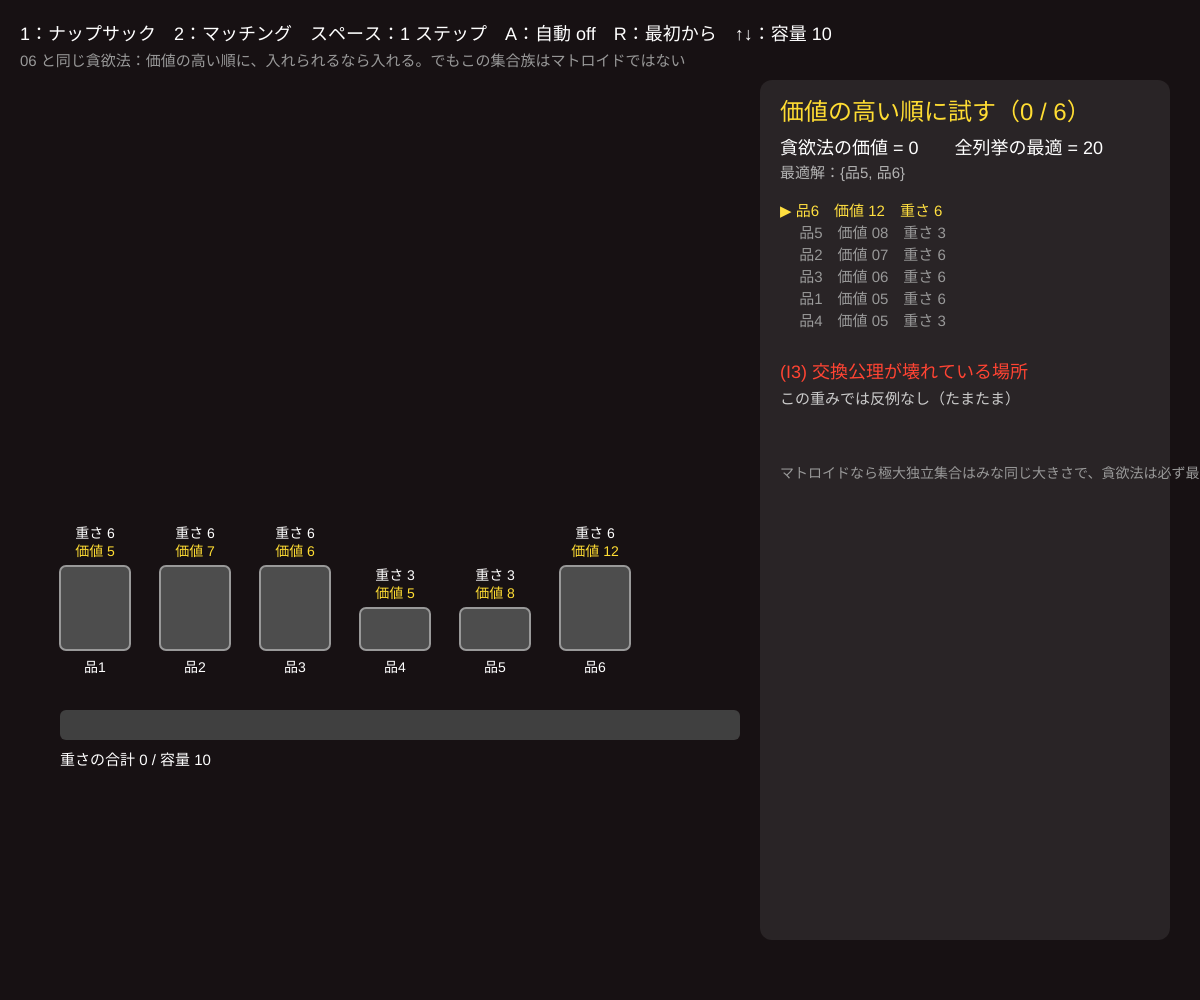
Frame 1 (no input)
Frame 60 (no input): identical to frame 1, image omitted
Frame 120 (the mouse pressed at the canvas centre since frame 60): identical to frame 1, image omitted

The p5.js sketch that drew this single still picture (run headless with seeded random() and noise() and a simulated clock; from frame 60 on, the mouse is pressed at the canvas centre):

// p5.js sketch
// ── sketch.js
// ============================================
// 07 貪欲法が失敗する構造
// 06 と同じ貪欲法（価値の高い順に、入れられるなら入れる）を「マトロイドでない集合族」に使うと最適解を逃す
//   1：ナップサック（重さの合計 ≤ 容量 なら独立）　2：マッチング（辺が頂点を共有しなければ独立）
//   どちらも (I1)(I2) は満たすが (I3) 交換公理が壊れている。その「壊れている場所」を右下に表示
// 1・2 = 問題を切替 / スペース = 1 ステップ / A = 自動 / R = 最初から（重みをランダムに） / ↑↓ = 容量（1 のとき）
// ============================================

let kind = 1;                        // 1 = ナップサック, 2 = マッチング
let elems = [];                      // {name, w, v, ...}
let capacity = 10;                   // ★ ナップサックの容量
let order = [], stepI = 0, status = [], auto = false, timer = 0;
let bestVal = 0, bestSet = [];
let violation = null;                // {A, B} 交換公理の反例
let nodes = [], mEdges = [];         // マッチング用のグラフ

function setup() {
  createCanvas(windowWidth, windowHeight);
  colorMode(HSB, 360, 100, 100, 100);
  textFont('sans-serif');
  build();
}

function build() {
  elems = [];
  if (kind === 1) {
    // ★ 品物：重さ w、価値 v
    for (let i = 0; i < 6; i++) elems.push({ name: '品' + (i + 1), w: floor(random(2, 8)), v: floor(random(3, 15)) });
  } else {
    // ★ 6 頂点の輪＋対角線のグラフ。辺が要素、価値はランダム
    nodes = [];
    let cx = width * 0.3, cy = height * 0.55, r = min(width, height) * 0.24;
    for (let i = 0; i < 6; i++) nodes.push({ x: cx + r * cos(TWO_PI * i / 6 - HALF_PI), y: cy + r * sin(TWO_PI * i / 6 - HALF_PI) });
    mEdges = [[0, 1], [1, 2], [2, 3], [3, 4], [4, 5], [5, 0], [0, 3], [1, 4]];
    mEdges.forEach(([a, b], i) => elems.push({ name: 'e' + (i + 1), a, b, w: 1, v: floor(random(3, 15)) }));
  }
  reset();
}

// ★ 独立かどうか（この判定だけが 06 とちがう）
function isIndep(sub) {
  if (kind === 1) return sub.reduce((s, i) => s + elems[i].w, 0) <= capacity;
  let used = new Set();
  for (let i of sub) { let e = elems[i]; if (used.has(e.a) || used.has(e.b)) return false; used.add(e.a); used.add(e.b); }
  return true;
}
function valueOf(sub) { return sub.reduce((s, i) => s + elems[i].v, 0); }

function reset() {
  order = [...Array(elems.length).keys()].sort((p, q) => elems[q].v - elems[p].v);
  status = new Array(elems.length).fill(''); stepI = 0; auto = false;
  // 全列挙で最適解
  bestVal = -1; bestSet = [];
  let indeps = [];
  for (let m = 0; m < (1 << elems.length); m++) {
    let sub = []; for (let i = 0; i < elems.length; i++) if (m & (1 << i)) sub.push(i);
    if (!isIndep(sub)) continue;
    indeps.push(sub);
    let v = valueOf(sub); if (v > bestVal) { bestVal = v; bestSet = sub; }
  }
  // 交換公理の反例：|A| < |B| なのに B のどれを足しても従属になる A
  violation = null;
  for (let A of indeps) {
    for (let B of indeps) {
      if (B.length <= A.length) continue;
      let ok = B.some((e) => !A.includes(e) && isIndep(A.concat([e])));
      if (!ok) { if (!violation || A.length + B.length < violation.A.length + violation.B.length) violation = { A, B }; }
    }
  }
}
function greedyStep() {
  if (stepI >= order.length) return;
  let i = order[stepI];
  let chosen = order.slice(0, stepI).filter((j) => status[j] === 'ok');
  status[i] = isIndep(chosen.concat([i])) ? 'ok' : 'ng';
  stepI++;
}

function draw() {
  background(340, 25, 9);
  if (auto && ++timer % 25 === 0) greedyStep();
  let chosen = [...Array(elems.length).keys()].filter((i) => status[i] === 'ok');
  let done = stepI >= order.length;
  let total = valueOf(chosen);

  if (kind === 1) drawKnapsack(chosen); else drawMatching(chosen);

  textAlign(LEFT, BASELINE);
  fill(0, 0, 100); textSize(18);
  text('1：ナップサック　2：マッチング　スペース：1 ステップ　A：自動 ' + (auto ? 'ON' : 'off') + '　R：最初から' + (kind === 1 ? '　↑↓：容量 ' + capacity : ''), 20, 40);
  fill(0, 0, 60); textSize(15);
  text('06 と同じ貪欲法：価値の高い順に、入れられるなら入れる。でもこの集合族はマトロイドではない', 20, 66);

  let px = width - 420, py = 120;
  noStroke(); fill(0, 0, 100, 8); rect(px - 20, py - 40, 410, height - py - 20, 12);
  fill(done ? (total === bestVal ? 130 : 5) : 50, 80, 100); textSize(24);
  text(done ? (total === bestVal ? '今回は最適と一致' : '貪欲法は最適を逃した ✗') : '価値の高い順に試す（' + stepI + ' / ' + elems.length + '）', px, py);
  fill(0, 0, 100); textSize(18);
  text('貪欲法の価値 = ' + total + '　　全列挙の最適 = ' + bestVal, px, py + 34);
  fill(0, 0, 70); textSize(15);
  text('最適解：{' + bestSet.map((i) => elems[i].name).join(', ') + '}', px, py + 58);
  textSize(15);
  for (let k = 0; k < order.length; k++) {
    let i = order[k], e = elems[i], st = status[i];
    fill(st === 'ok' ? 130 : st === 'ng' ? 5 : k === stepI ? 50 : 0, st || k === stepI ? 75 : 0, st === 'ng' ? 70 : k > stepI ? 60 : 100);
    text((k === stepI && !done ? '▶ ' : '　 ') + e.name + '　価値 ' + nf(e.v, 2) + (kind === 1 ? '　重さ ' + e.w : '　' + (e.a + 1) + '–' + (e.b + 1)) + '　' + (st === 'ok' ? '採用' : st === 'ng' ? '入らない → 捨てる' : ''), px, py + 96 + k * 22);
  }
  // 交換公理の反例
  let vy = py + 96 + order.length * 22 + 30;
  fill(5, 80, 100); textSize(18); text('(I3) 交換公理が壊れている場所', px, vy);
  fill(0, 0, 80); textSize(15);
  if (violation) {
    text('A = {' + violation.A.map((i) => elems[i].name).join(', ') + '}　B = {' + violation.B.map((i) => elems[i].name).join(', ') + '}', px, vy + 26);
    text('|A| < |B| なのに、B のどれを A に足しても独立でない', px, vy + 48);
    text(kind === 1 ? '→ 軽い品 2 つ vs 重い品 1 つ。「大きさ」が意味を持たない' : '→ 真ん中の辺 1 本 vs 両側の辺 2 本。極大なのに大きさがちがう', px, vy + 70);
  } else text('この重みでは反例なし（たまたま）', px, vy + 26);
  fill(0, 0, 60); textSize(14);
  text('マトロイドなら極大独立集合はみな同じ大きさで、貪欲法は必ず最適（08 で統計）', px, vy + 100);
}

function drawKnapsack(chosen) {
  let x0 = 60, y0 = height * 0.55, bw = 70;
  // 容量のバー
  let barW = width - 520, used = chosen.reduce((s, i) => s + elems[i].w, 0);
  noStroke(); fill(0, 0, 25); rect(x0, y0 + 160, barW, 30, 6);
  fill(130, 70, 80); rect(x0, y0 + 160, barW * min(1, used / capacity), 30, 6);
  fill(0, 0, 100); textSize(15); textAlign(LEFT, BASELINE);
  text('重さの合計 ' + used + ' / 容量 ' + capacity, x0, y0 + 215);
  for (let i = 0; i < elems.length; i++) {
    let e = elems[i], on = chosen.includes(i), st = status[i];
    let h = e.w * 14, x = x0 + i * (bw + 30);
    stroke(st === 'ng' ? 5 : 0, st === 'ng' ? 70 : 0, st === 'ng' ? 70 : 60); strokeWeight(2);
    fill(on ? 130 : 0, on ? 70 : 0, on ? 75 : 30);
    rect(x, y0 + 100 - h, bw, h, 6);
    noStroke(); fill(0, 0, 100); textAlign(CENTER, CENTER); textSize(14);
    text(e.name, x + bw / 2, y0 + 118);
    text('重さ ' + e.w, x + bw / 2, y0 + 100 - h - 32);
    fill(50, 80, 100); text('価値 ' + e.v, x + bw / 2, y0 + 100 - h - 14);
  }
}
function drawMatching(chosen) {
  for (let i = 0; i < elems.length; i++) {
    let e = elems[i], p = nodes[e.a], q = nodes[e.b], on = chosen.includes(i), st = status[i];
    if (on) { stroke(130, 85, 100); strokeWeight(8); } else if (st === 'ng') { stroke(5, 70, 70, 60); strokeWeight(2); drawingContext.setLineDash([6, 6]); } else { stroke(0, 0, 45); strokeWeight(2.5); }
    line(p.x, p.y, q.x, q.y); drawingContext.setLineDash([]);
    noStroke(); fill(on ? 130 : 50, 70, 100); textSize(14); textAlign(CENTER, CENTER);
    text(e.name + ' (' + e.v + ')', (p.x + q.x) / 2 + 14, (p.y + q.y) / 2 - 12);
  }
  let used = new Set(); for (let i of chosen) { used.add(elems[i].a); used.add(elems[i].b); }
  for (let i = 0; i < nodes.length; i++) {
    stroke(0, 0, 100); strokeWeight(2); fill(used.has(i) ? 130 : 340, used.has(i) ? 60 : 30, 85); circle(nodes[i].x, nodes[i].y, 30);
    noStroke(); fill(0, 0, 10); textSize(14); text(i + 1, nodes[i].x, nodes[i].y);
  }
}

function keyPressed() {
  if (key === '1') { kind = 1; build(); }
  if (key === '2') { kind = 2; build(); }
  if (key === ' ') greedyStep();
  if (key === 'a' || key === 'A') auto = !auto;
  if (key === 'r' || key === 'R') build();
  if (kind === 1 && key === UP_ARROW) { capacity = min(30, capacity + 1); reset(); }
  if (kind === 1 && key === DOWN_ARROW) { capacity = max(2, capacity - 1); reset(); }
}

// ---------- やってみよう ----------
// 1. ナップサックで R を何回か押し、貪欲が失敗する回と成功する回の割合を感じる。容量を大きくすると？
// 2. 「価値／重さ」の順に並べ替えるとどうなる？（コードの sort を v / w に）。それでも失敗する例を探す
// 3. マッチングで、真ん中の対角線 e7・e8 の価値を高くすると貪欲法がだまされる。ノードを増やしたら？
// 4. どちらも「極大なのに大きさがちがう独立集合」がある。これがマトロイドでない印。03 の見本 4 と同じ
